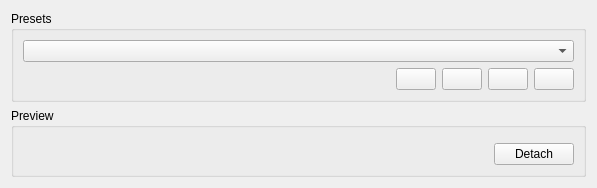
     <widget class="QWidget" name="page_24">
      <layout class="QVBoxLayout" name="verticalLayout_14">
       <item>
        <widget class="QGroupBox" name="groupBox_3">
         <property name="sizePolicy">
          <sizepolicy hsizetype="MinimumExpanding" vsizetype="Preferred">
           <horstretch>0</horstretch>
           <verstretch>0</verstretch>
          </sizepolicy>
         </property>
         <property name="title">
          <string>Presets</string>
         </property>
         <layout class="QVBoxLayout" name="verticalLayout_15">
          <item>
           <widget class="QComboBox" name="presetsCombo">
            <property name="toolTip">
             <string>&lt;p&gt;This combo contains the list of pre-defined settings.
&lt;ul&gt;
&lt;li&gt;&lt;i&gt;(Current)&lt;/i&gt; will discard any changes, and revert to the currently saved style.&lt;/li&gt;
&lt;li&gt;&lt;i&gt;(Default)&lt;/i&gt; will discard any changes, and revert to the QtCurve default style.&lt;/li&gt;
&lt;/ul&gt;</string>
            </property>
           </widget>
          </item>
          <item>
           <layout class="QHBoxLayout" name="horizontalLayout_2">
            <item>
             <spacer name="horizontalSpacer">
              <property name="orientation">
               <enum>Qt::Horizontal</enum>
              </property>
              <property name="sizeHint" stdset="0">
               <size>
                <width>40</width>
                <height>20</height>
               </size>
              </property>
             </spacer>
            </item>
            <item>
             <widget class="KPushButton" name="saveButton">
              <property name="toolTip">
               <string>&lt;p&gt;Save the current settings to be retrieved later.&lt;/p&gt;</string>
              </property>
             </widget>
            </item>
            <item>
             <widget class="KPushButton" name="deleteButton">
              <property name="toolTip">
               <string>&lt;p&gt;Delete a previously stored setting.&lt;/p&gt;</string>
              </property>
             </widget>
            </item>
            <item>
             <widget class="KPushButton" name="importButton">
              <property name="toolTip">
               <string>&lt;p&gt;Import a QtCurve settings file - such as one downloaded from www.kde-look.org&lt;/p&gt;</string>
              </property>
             </widget>
            </item>
            <item>
             <widget class="KPushButton" name="exportButton">
              <property name="toolTip">
               <string>&lt;p&gt;Export the currently defined settings to a file, so that these may be shared with others.&lt;/p&gt;</string>
              </property>
             </widget>
            </item>
           </layout>
          </item>
         </layout>
        </widget>
       </item>
       <item>
        <widget class="QGroupBox" name="previewGroupBox">
         <property name="sizePolicy">
          <sizepolicy hsizetype="Expanding" vsizetype="MinimumExpanding">
           <horstretch>0</horstretch>
           <verstretch>0</verstretch>
          </sizepolicy>
         </property>
         <property name="title">
          <string>Preview</string>
         </property>
         <layout class="QVBoxLayout" name="verticalLayout_13">
          <item>
           <widget class="QWidget" name="previewWidget" native="true">
            <layout class="QGridLayout" name="gridLayout_5">
             <property name="margin">
              <number>0</number>
             </property>
             <item row="0" column="0" colspan="2">
              <widget class="QFrame" name="previewFrame">
               <property name="frameShape">
                <enum>QFrame::StyledPanel</enum>
               </property>
               <property name="frameShadow">
                <enum>QFrame::Sunken</enum>
               </property>
              </widget>
             </item>
             <item row="1" column="0">
              <spacer name="horizontalSpacer_3">
               <property name="orientation">
                <enum>Qt::Horizontal</enum>
               </property>
               <property name="sizeHint" stdset="0">
                <size>
                 <width>465</width>
                 <height>20</height>
                </size>
               </property>
              </spacer>
             </item>
             <item row="1" column="1">
              <widget class="QPushButton" name="previewControlButton">
               <property name="text">
                <string>Detach</string>
               </property>
              </widget>
             </item>
            </layout>
           </widget>
          </item>
         </layout>
        </widget>
       </item>
      </layout>
     </widget>
